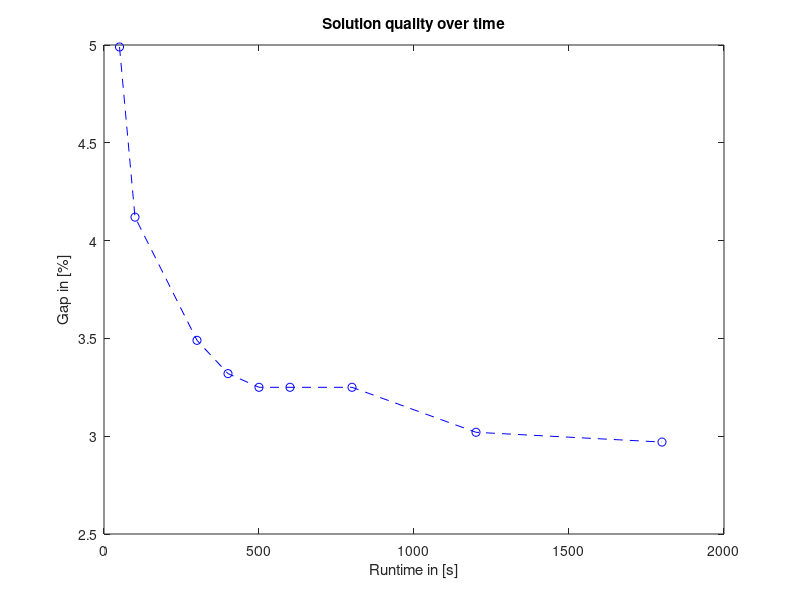

Here is the MATLAB script that generated this plot:
% Plot
% Sif Egelund Christensen
% Emma Victoria Vendel Lind
% 13/03/2023

%%

x = [50,100,300,400,500,600,800,1200,1800];
yobjective = [4.7496, 4.7496, 4.7496, 4.7496, 4.7496, 4.7480]; % *10^4
ybestbound = [4.5839, 4.5919, 4.5952, 4.5961, 4.5950, 4.6070]; % *10^4
yprocent = [4.99, 4.12, 3.49, 3.32, 3.25, 3.25, 3.25, 3.02, 2.97]; %ved 600 3,23% egentlig 

%%
figure
plot(x,yprocent, 'b--o')
title('Solution quality over time')
xlabel('Runtime in [s]')
ylabel('Gap in [%]')
% the gap is between best objective value found and best lower bound found
% in [%]